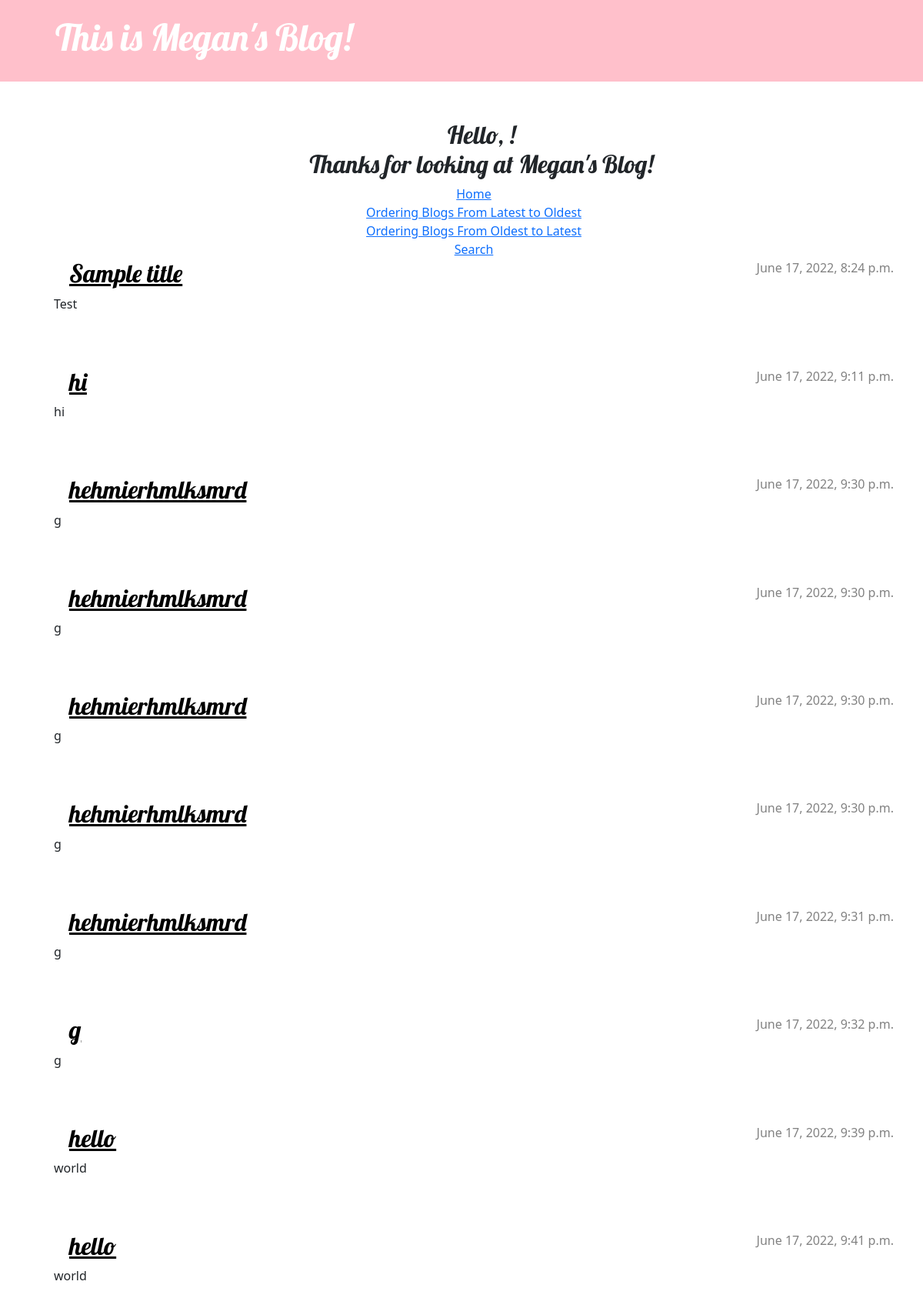
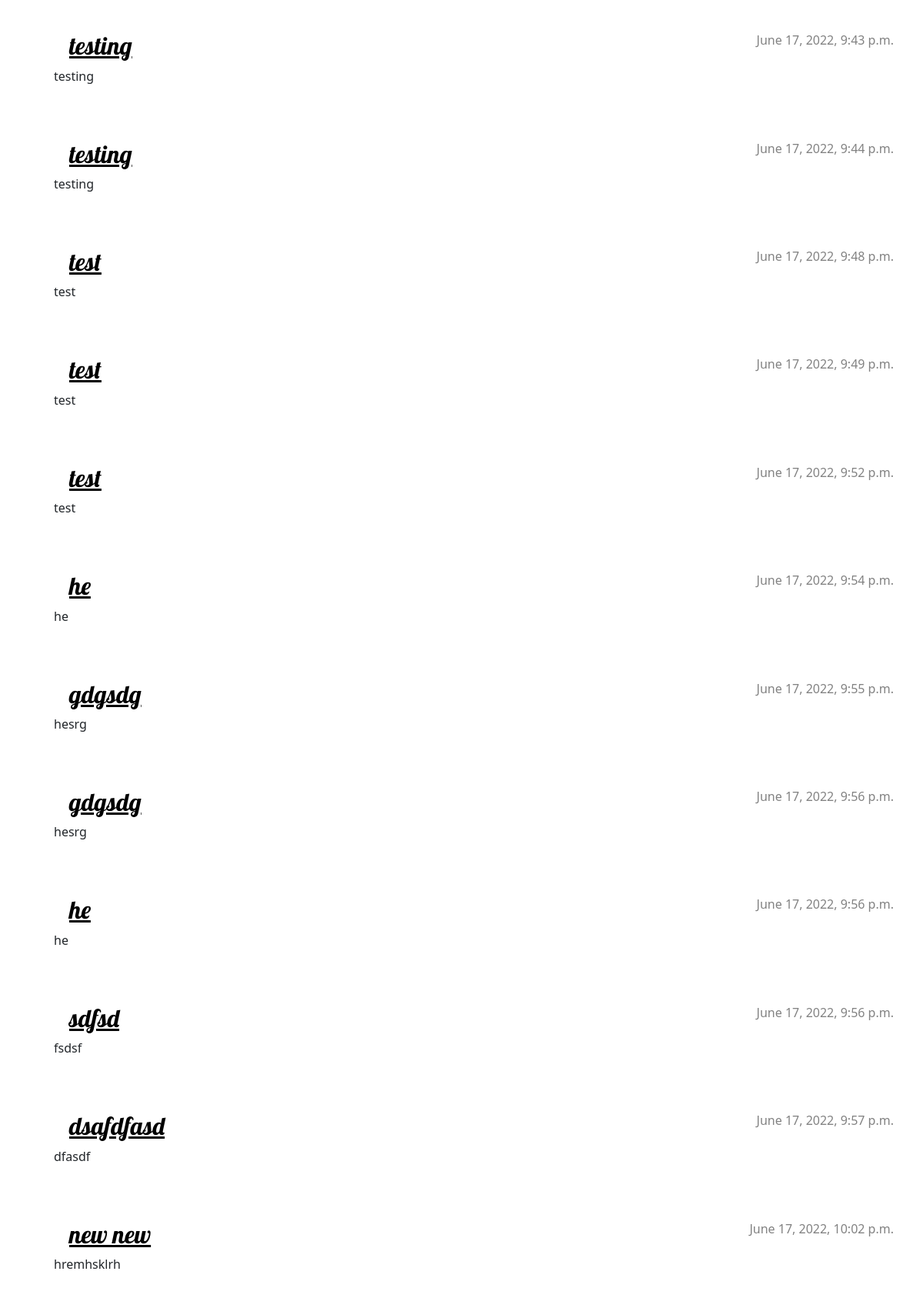
The page / (upper part) on the database its author committed (2 pictures, top to bottom).
### blogs/models.py (models this page shows, shortened)
class Post(models.Model):
    author = models.ForeignKey(settings.AUTH_USER_MODEL, on_delete=models.CASCADE)
    title = models.CharField(max_length=200)
    text = models.TextField()
    created_date = models.DateTimeField(default=timezone.now)
    published_date = models.DateTimeField(blank=True, null=True)

### blogs/views.py (the view)
# urls.py: path('', views.post_list, name='post_list'),
def post_list(request):
    posts = Post.objects.filter(published_date__lte=timezone.now()).order_by('published_date')
    return render(request, 'blogs/post_list.html', {'posts': posts})

### blogs/templates/blogs/post_list.html (shortened to what this page needs)
{% extends 'blogs/base.html' %}
{% block content %}
    {% for post in posts %}
        <article class="post">
            <time class="date">
                {{ post.published_date }}
            </time>
            <h2><a href="">{{ post.title }}</a></h2>
            <p>{{ post.text|linebreaksbr }}</p>
        </article>
    {% endfor %}
{% endblock %}

### blogs/static/css/blogs.css (style rules this page uses)
p { font-display: center; }
h1, h2, h3, h4 { margin-left: 20px; font-family: 'Lobster', cursive; }
.date { color: #828282; }
.post { margin-bottom: 70px; }
.post h2 a, .post h2 a:visited { color: #000000; }
.post > .date, .post > .actions { float: right; }

### rows shown on the page
Post: published_date "June 17, 2022, 8:24 p.m.", title "Sample title", text "Test"
Post: published_date "June 17, 2022, 9:11 p.m.", title "hi", text "hi"
Post: published_date "June 17, 2022, 9:30 p.m.", title "hehmierhmlksmrd", text "g"
Post: published_date "June 17, 2022, 9:30 p.m.", title "hehmierhmlksmrd", text "g"
Post: published_date "June 17, 2022, 9:30 p.m.", title "hehmierhmlksmrd", text "g"
Post: published_date "June 17, 2022, 9:30 p.m.", title "hehmierhmlksmrd", text "g"
Post: published_date "June 17, 2022, 9:31 p.m.", title "hehmierhmlksmrd", text "g"
Post: published_date "June 17, 2022, 9:32 p.m.", title "g", text "g"
Post: published_date "June 17, 2022, 9:39 p.m.", title "hello", text "world"
Post: published_date "June 17, 2022, 9:41 p.m.", title "hello", text "world"
Post: published_date "June 17, 2022, 9:43 p.m.", title "testing", text "testing"
Post: published_date "June 17, 2022, 9:44 p.m.", title "testing", text "testing"
Post: published_date "June 17, 2022, 9:48 p.m.", title "test", text "test"
Post: published_date "June 17, 2022, 9:49 p.m.", title "test", text "test"
Post: published_date "June 17, 2022, 9:52 p.m.", title "test", text "test"
Post: published_date "June 17, 2022, 9:54 p.m.", title "he", text "he"
Post: published_date "June 17, 2022, 9:55 p.m.", title "gdgsdg", text "hesrg"
Post: published_date "June 17, 2022, 9:56 p.m.", title "gdgsdg", text "hesrg"
Post: published_date "June 17, 2022, 9:56 p.m.", title "he", text "he"
Post: published_date "June 17, 2022, 9:56 p.m.", title "sdfsd", text "fsdsf"
Post: published_date "June 17, 2022, 9:57 p.m.", title "dsafdfasd", text "dfasdf"
Post: published_date "June 17, 2022, 10:02 p.m.", title "new new", text "hremhsklrh"
